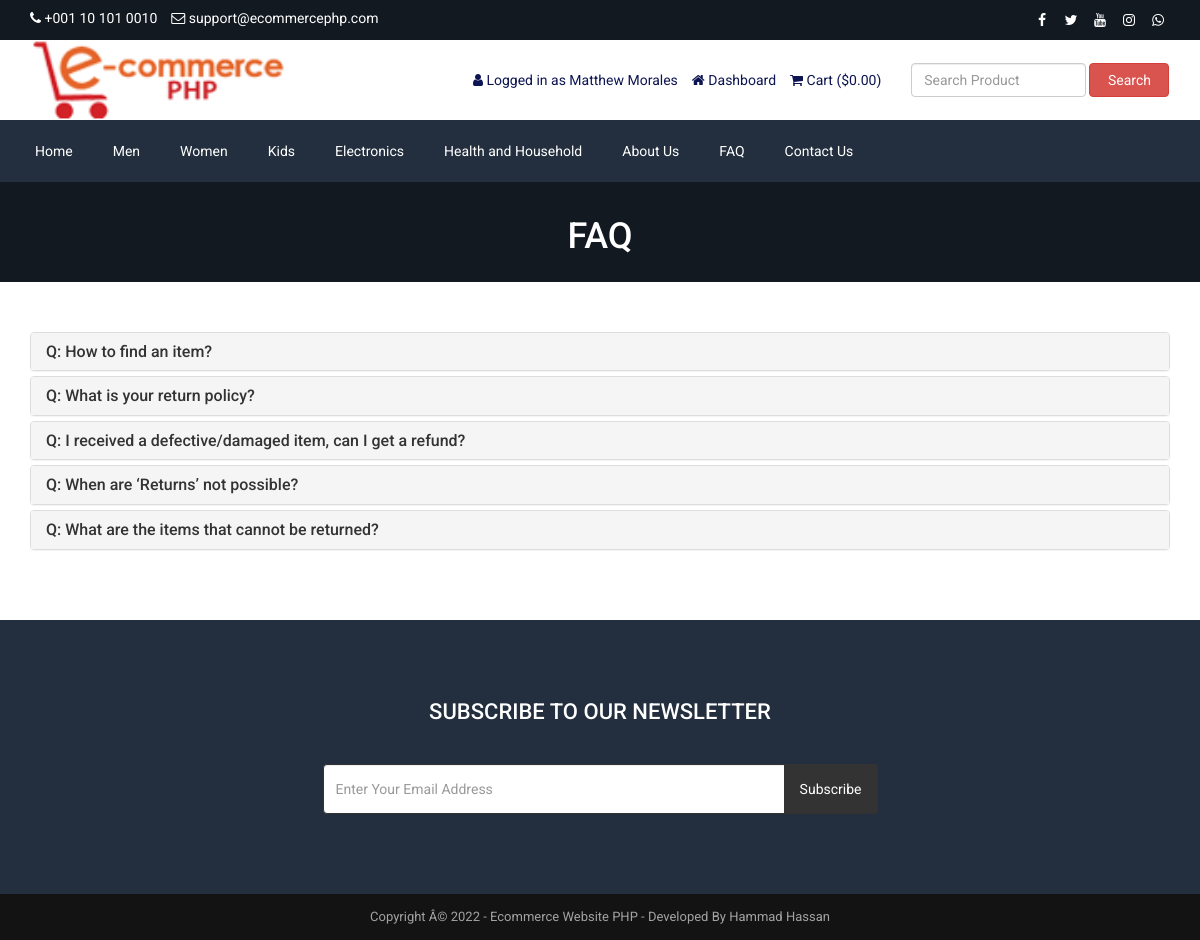
Before: /faq.php (signed in) with the older database file.
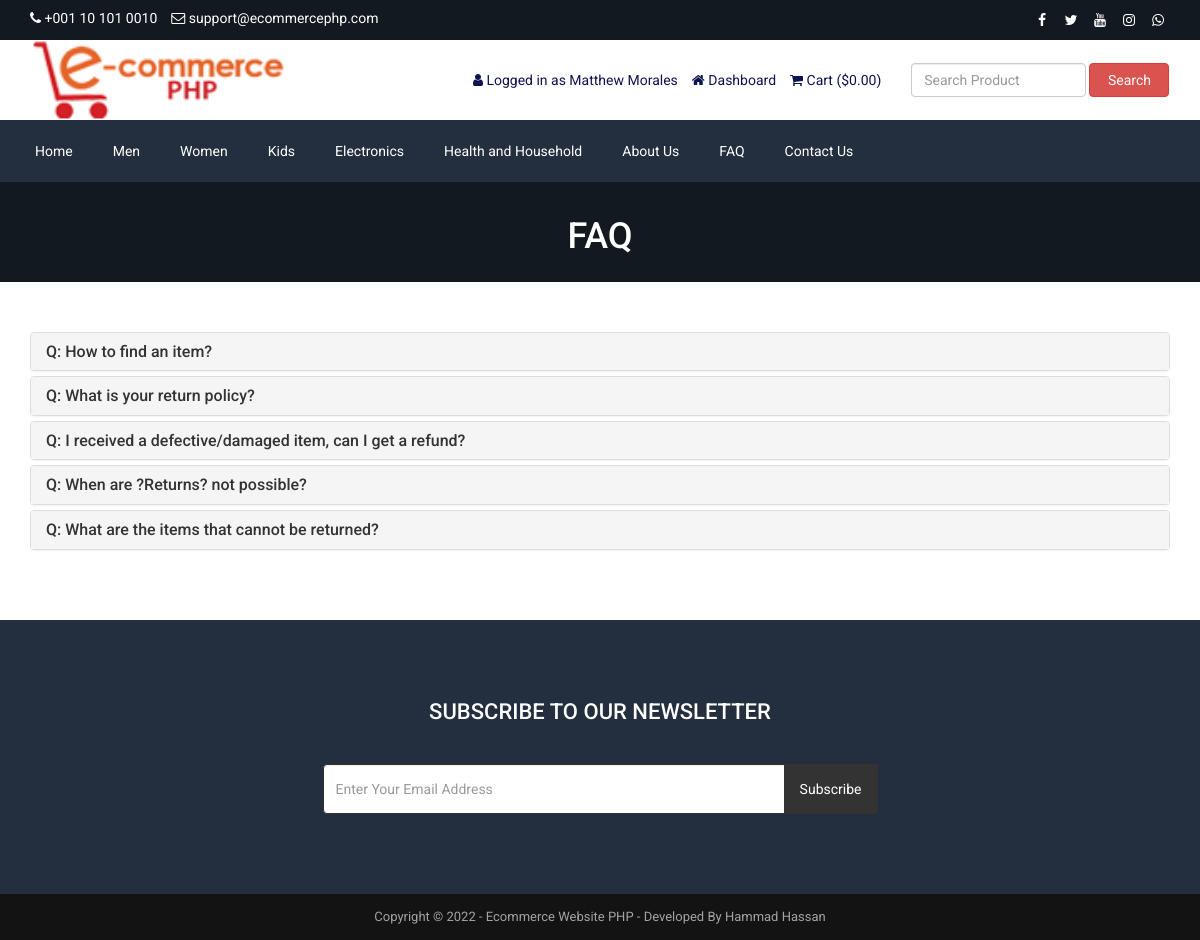
After: the same page with the newer database file.
### tables this page shows
CREATE TABLE `tbl_faq` (
  `faq_id` int(11) NOT NULL,
  `faq_title` varchar(255) NOT NULL,
  `faq_content` text NOT NULL
);

CREATE TABLE `tbl_settings` (
  `id` int(11) NOT NULL,
  `logo` varchar(255) NOT NULL,
  `favicon` varchar(255) NOT NULL,
  `footer_about` text NOT NULL,
  `footer_copyright` text NOT NULL,
  `contact_address` text NOT NULL,
  `contact_email` varchar(255) NOT NULL,
  `contact_phone` varchar(255) NOT NULL,
  `contact_fax` varchar(255) NOT NULL,
  `contact_map_iframe` text NOT NULL,
  `receive_email` varchar(255) NOT NULL,
  `receive_email_subject` varchar(255) NOT NULL,
  `receive_email_thank_you_message` text NOT NULL,
  `forget_password_message` text NOT NULL,
  `total_recent_post_footer` int(10) NOT NULL,
  `total_popular_post_footer` int(10) NOT NULL,
  `total_recent_post_sidebar` int(11) NOT NULL,
  `total_popular_post_sidebar` int(11) NOT NULL,
  `total_featured_product_home` int(11) NOT NULL,
  `total_latest_product_home` int(11) NOT NULL,
  `total_popular_product_home` int(11) NOT NULL,
  `meta_title_home` text NOT NULL,
  `meta_keyword_home` text NOT NULL,
  `meta_description_home` text NOT NULL,
  `banner_login` varchar(255) NOT NULL,
  `banner_registration` varchar(255) NOT NULL,
  `banner_forget_password` varchar(255) NOT NULL,
  `banner_reset_password` varchar(255) NOT NULL,
  `banner_search` varchar(255) NOT NULL,
  `banner_cart` varchar(255) NOT NULL,
  `banner_checkout` varchar(255) NOT NULL,
  `banner_product_category` varchar(255) NOT NULL,
  `banner_blog` varchar(255) NOT NULL,
  `cta_title` varchar(255) NOT NULL,
  `cta_content` text NOT NULL,
  `cta_read_more_text` varchar(255) NOT NULL,
  `cta_read_more_url` varchar(255) NOT NULL,
  `cta_photo` varchar(255) NOT NULL,
  `featured_product_title` varchar(255) NOT NULL,
  `featured_product_subtitle` varchar(255) NOT NULL,
  `latest_product_title` varchar(255) NOT NULL,
  `latest_product_subtitle` varchar(255) NOT NULL,
  `popular_product_title` varchar(255) NOT NULL,
  `popular_product_subtitle` varchar(255) NOT NULL,
  `testimonial_title` varchar(255) NOT NULL,
  `testimonial_subtitle` varchar(255) NOT NULL,
  `testimonial_photo` varchar(255) NOT NULL,
  `blog_title` varchar(255) NOT NULL,
  `blog_subtitle` varchar(255) NOT NULL,
  `newsletter_text` text NOT NULL,
  `paypal_email` varchar(255) NOT NULL,
  `stripe_public_key` varchar(255) NOT NULL,
  `stripe_secret_key` varchar(255) NOT NULL,
  `bank_detail` text NOT NULL,
  `before_head` text NOT NULL,
  `after_body` text NOT NULL,
  `before_body` text NOT NULL,
  `home_service_on_off` int(11) NOT NULL,
  `home_welcome_on_off` int(11) NOT NULL,
  `home_featured_product_on_off` int(11) NOT NULL,
  `home_latest_product_on_off` int(11) NOT NULL,
  `home_popular_product_on_off` int(11) NOT NULL,
  `home_testimonial_on_off` int(11) NOT NULL,
  `home_blog_on_off` int(11) NOT NULL,
  `newsletter_on_off` int(11) NOT NULL,
  `ads_above_welcome_on_off` int(1) NOT NULL,
  `ads_above_featured_product_on_off` int(1) NOT NULL,
  `ads_above_latest_product_on_off` int(1) NOT NULL,
  `ads_above_popular_product_on_off` int(1) NOT NULL,
  `ads_above_testimonial_on_off` int(1) NOT NULL,
  `ads_category_sidebar_on_off` int(1) NOT NULL
);

### faq.php (the view, shortened to what the changed rows need)
<?php require_once('header.php'); ?>
<?php
$statement = $pdo->prepare("SELECT * FROM tbl_page WHERE id=1");
$statement->execute();
$result = $statement->fetchAll(PDO::FETCH_ASSOC);
foreach ($result as $row) {
    $faq_title = $row['faq_title'];
    $faq_banner = $row['faq_banner'];
}
?>
<div class="page-banner" style="background-image: url(assets/uploads/<?php echo $faq_banner; ?>);">
    <div class="inner">
        <h1><?php echo $faq_title; ?></h1>
    </div>
</div>
<div class="page">
    <div class="container">
        <div class="row">
            <div class="col-md-12">
                <div class="panel-group" id="faqAccordion">
                    <?php
                    $statement = $pdo->prepare("SELECT * FROM tbl_faq");
                    $statement->execute();
                    $result = $statement->fetchAll(PDO::FETCH_ASSOC);
                    foreach ($result as $row) {
                        ?>
                        <div class="panel panel-default">
                            <div class="panel-heading accordion-toggle question-toggle collapsed" data-toggle="collapse" data-parent="#faqAccordion" data-target="#question<?php echo $row['faq_id']; ?>">
                                <h4 class="panel-title">
                                    Q: <?php echo $row['faq_title']; ?>
                                </h4>
                            </div>
                        </div>
                        <?php
                    }
                    ?>
                </div>
            </div>
        </div>
    </div>
</div>
<?php require_once('footer.php'); ?>

### header.php (shortened to what the changed rows need)
<?php
include("admin/inc/config.php");
$statement = $pdo->prepare("SELECT * FROM tbl_settings WHERE id=1");
$statement->execute();
$result = $statement->fetchAll(PDO::FETCH_ASSOC);
foreach ($result as $row)
{
	$logo = $row['logo'];
	$contact_email = $row['contact_email'];
	$contact_phone = $row['contact_phone'];
}
?>
<!DOCTYPE html>
<html lang="en">
<head>
	<link rel="stylesheet" href="assets/css/bootstrap.min.css">
	<link rel="stylesheet" href="assets/css/font-awesome.min.css">
	<link rel="stylesheet" href="assets/css/owl.carousel.min.css">
	<link rel="stylesheet" href="assets/css/owl.theme.default.min.css">
	<link rel="stylesheet" href="assets/css/jquery.bxslider.min.css">
    <link rel="stylesheet" href="assets/css/magnific-popup.css">
    <link rel="stylesheet" href="assets/css/rating.css">
	<link rel="stylesheet" href="assets/css/spacing.css">
	<link rel="stylesheet" href="assets/css/bootstrap-touch-slider.css">
	<link rel="stylesheet" href="assets/css/animate.min.css">
	<link rel="stylesheet" href="assets/css/tree-menu.css">
	<link rel="stylesheet" href="assets/css/select2.min.css">
	<link rel="stylesheet" href="assets/css/main.css">
	<link rel="stylesheet" href="assets/css/responsive.css">
	<?php
	$statement = $pdo->prepare("SELECT * FROM tbl_page WHERE id=1");
	$statement->execute();
	$result = $statement->fetchAll(PDO::FETCH_ASSOC);
		?>
</head>
<body>
<div class="top">
	<div class="container">
		<div class="row">
			<div class="col-md-6 col-sm-6 col-xs-12">
				<div class="left">
					<ul>
						<li><i class="fa fa-phone"></i> <?php echo $contact_phone; ?></li>
						<li><i class="fa fa-envelope-o"></i> <?php echo $contact_email; ?></li>
					</ul>
				</div>
			</div>
		</div>
	</div>
</div>
<div class="header">
	<div class="container">
		<div class="row inner">
			<div class="col-md-4 logo">
				<a href="index.php"><img src="assets/uploads/<?php echo $logo; ?>" alt="logo image"></a>
			</div>
		</div>
	</div>
</div>

### footer.php (shortened to what the changed rows need)
<?php
$statement = $pdo->prepare("SELECT * FROM tbl_settings WHERE id=1");
$statement->execute();
$result = $statement->fetchAll(PDO::FETCH_ASSOC);
foreach ($result as $row)
{
	$footer_copyright = $row['footer_copyright'];
    $newsletter_on_off = $row['newsletter_on_off'];
}
?>
<?php if($newsletter_on_off == 1): ?>
<section class="home-newsletter">
	<div class="container">
		<div class="row">
			<div class="col-md-6 col-md-offset-3">
				<div class="single">
				<form action="" method="post">
					<h2><?php echo LANG_VALUE_93; ?></h2>
				</div>
			</div>
		</div>
	</div>
</section>
<?php endif; ?>
<div class="footer-bottom">
	<div class="container">
		<div class="row">
			<div class="col-md-12 copyright">
				<?php echo $footer_copyright; ?>
			</div>
		</div>
	</div>
</div>
</body>
</html>

Changed rows visible on the page:
changed tbl_settings "support@ecommercephp.com": footer_copyright "Copyright Â© 2022 - Ecommerce Website PHP - Developed By Hammad Hassan" → "Copyright © 2022 - Ecommerce Website PHP - Developed By Hammad Hassan"
changed tbl_faq: faq_title "When are ‘Returns’ not possible?" → "When are ?Returns? not possible?"
